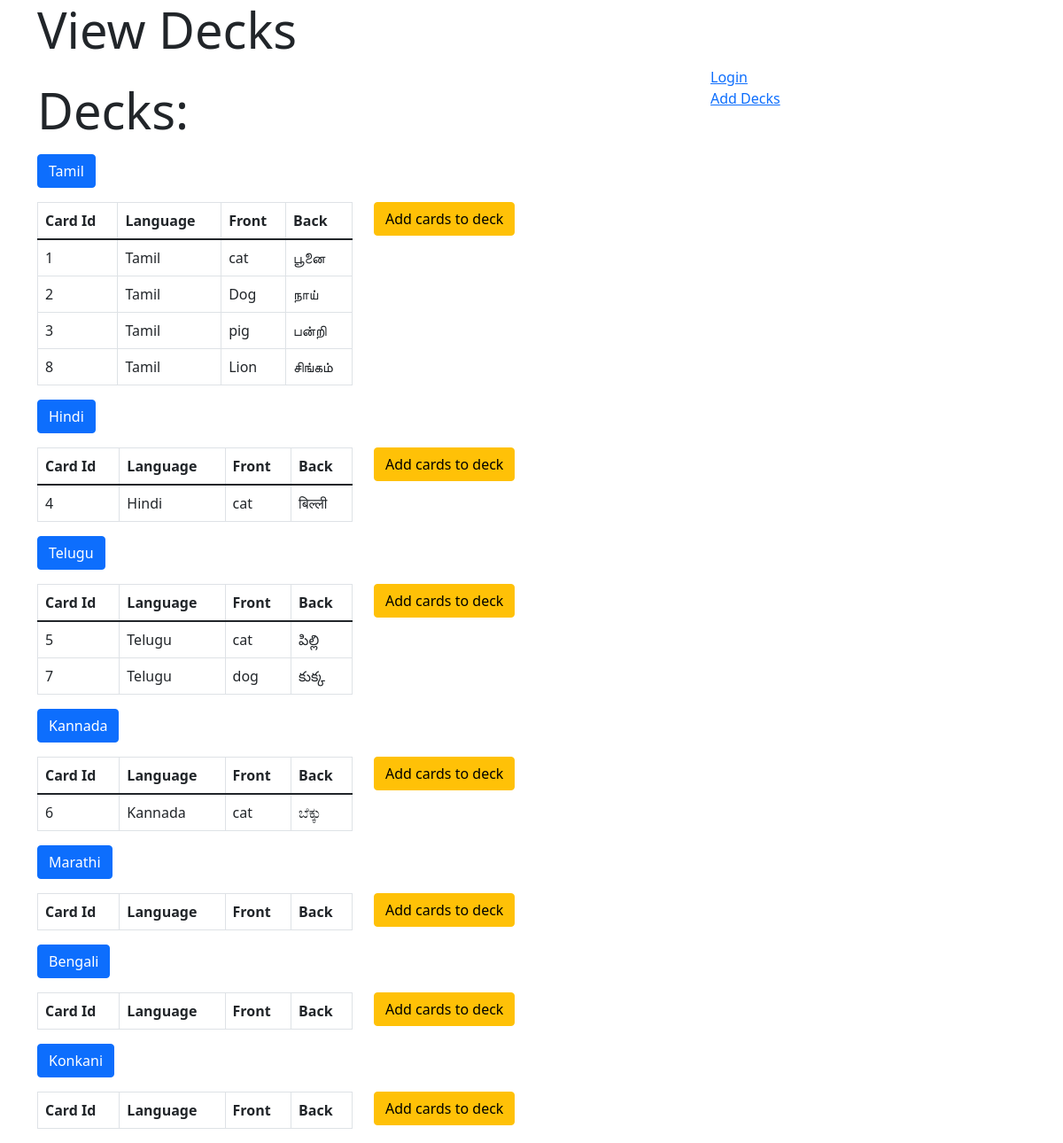
The page /viewdeck on the database its author committed.
### application/models.py (models this page shows)
class Deck(db.Model):
	__tablename__ = 'decks'
	Did = db.Column(db.Integer, autoincrement = True, primary_key = True)
	language = db.Column(db.String)

class Cards(db.Model):
	__tablename__ = 'cards'
	card_id = db.Column(db.Integer, autoincrement = True, primary_key = True)
	language = db.Column(db.String)
	front = db.Column(db.String)
	back = db.Column(db.String)
	finishedusers = db.relationship("Userdetails", secondary = "user_progress")

### application/controllers.py (the view)
@app.route("/viewdeck")
def viewdeck():
	decks = Deck.query.all()
	cards = Cards.query.all()
	return rt('viewdeck.html', decks = decks, cards = cards)

### templates/viewdeck.html (shortened to what this page needs)
<!DOCTYPE html>
<html>
    <head>
        <link rel = "stylesheet" type = "text/css" href = "{{ url_for('static', filename = 'bootstrap/css/bootstrap.min.css') }}"/>
    </head>
    <body>
        <div class = "container">
            <div class = "jumbotron">
                <h1 class = "display-4">View Decks<br></h1>
            </div>
            <div class = "row">
                <div class = "col-md-8">
                    <p>
                        <h2 class = "display-4">Decks:</h2>
                    </p>
                    {% for deck in decks %}
                    {% set i = namespace(value = deck['Did']) %}
                    <div>
                        <p>
                            <button class="btn btn-primary" type="button" data-bs-toggle="collapse" data-bs-target="#collapseExample{{i.value}}" aria-expanded="false" aria-controls="collapseExample">
                                {{deck["language"]}}
                            </button>
                        </p>
                        <div class = "row" class="collapse" id="collapseExample{{i.value}}">
                            <div class = "col-md-6">
                                <table class = "table table-bordered">
                                    <thead>
                                        <tr>
                                            <th>Card Id</th>
                                            <th>Language</th>
                                            <th>Front</th>
                                            <th>Back</th>
                                        </tr>
                                    </thead>
                                    <tbody>
                                        {% for card in cards %}
                                        {% if card['language'] == deck['language'] %}
                                        <tr>
                                            <td>{{card['card_id']}}</td>
                                            <td>{{card['language']}}</td>
                                            <td>{{card['front']}}</td>
                                            <td>{{card['back']}}</td>
                                        </tr>
                                        {% endif %}
                                        {% endfor %}
                                    </tbody>
                                </table>
                            </div>
                            <div class = "col-md-6">
                                <a class="btn btn-warning" href = "/addtodeck/{{deck['language']}}" role="button">Add cards to deck</a>
                            </div>
                        </div>
                    </div>
                    {% endfor %}
                </div>
                <div class = "col-md-4">
                    <a href = "/login">Login</a>
                    <br/>
                    <a href = "/adddeck">Add Decks</a>
                </div>
            </div>
        </div>
    </body>
</html>

### rows shown on the page
Deck: language "Tamil"
Cards: card_id "1", language "Tamil", front "cat", back "பூனை"
Cards: card_id "2", language "Tamil", front "Dog", back "நாய்"
Cards: card_id "3", language "Tamil", front "pig", back "பன்றி"
Cards: card_id "8", language "Tamil", front "Lion", back "சிங்கம்"
Deck: language "Hindi"
Cards: card_id "4", language "Hindi", front "cat", back "बिल्ली"
Deck: language "Telugu"
Cards: card_id "5", language "Telugu", front "cat", back "పిల్లి"
Cards: card_id "7", language "Telugu", front "dog", back "కుక్క"
Deck: language "Kannada"
Cards: card_id "6", language "Kannada", front "cat", back "ಬೆಕ್ಕು"
Deck: language "Marathi"
Deck: language "Bengali"
Deck: language "Konkani"
